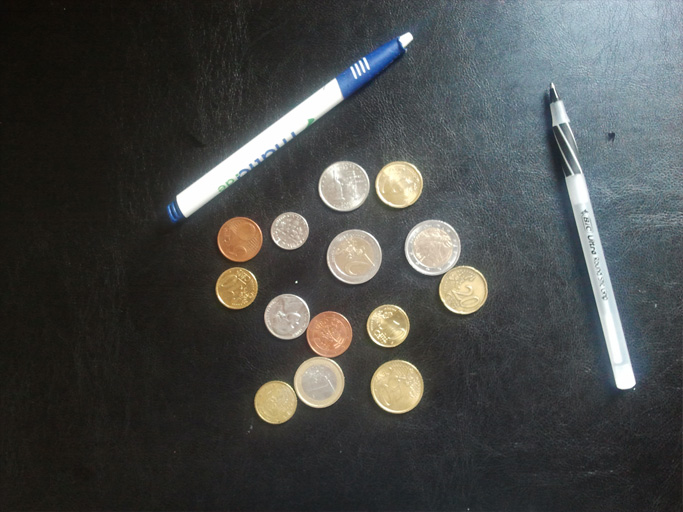
#> input picture omscs/compphotog-6475/assignment5/test_image2.jpg, 683 x 512 px
$ python testing.py
#> lines starting #> are read from the running program, lines starting #| are printed output that depends on the picture; after the words box and inside, x2 and y2 are one past the last pixel; in counts of white or black regions, pixels touching at a corner belong together
### omscs/compphotog-6475/assignment5/assignment5.py
# ASSIGNMENT 5
# Swapnil Ralhan
# GTID - 903049849

import cv2
import numpy as np
import scipy as sp

""" Assignment 5 - Detecting Gradients / Edges

This file has a number of functions that you need to fill out in order to
complete the assignment. Please write the appropriate code, following the
instructions on which functions you may or may not use.

GENERAL RULES:
    1. DO NOT INCLUDE code that saves, shows, displays, writes the image that
    you are being passed in. Do that on your own if you need to save the images
    but the functions should NOT save the image to file. (This is a problem
    for us when grading because running 200 files results a lot of images being
    saved to file and opened in dialogs, which is not ideal). Thanks.

    2. DO NOT import any other libraries aside from the three libraries that we
    provide. You may not import anything else, you should be able to complete
    the assignment with the given libraries (and in most cases without them).

    3. DO NOT change the format of this file. Do not put functions into classes,
    or your own infrastructure. This makes grading very difficult for us. Please
    only write code in the allotted region.
"""

def imageGradientX(image):
    """ This function differentiates an image in the X direction.

    Note: See lectures 02-06 (Differentiating an image in X and Y) for a good
    explanation of how to perform this operation.

    The X direction means that you are subtracting columns:
    der. F(x, y) = F(x+1, y) - F(x, y)

    You should compute the absolute value of the differences in order to avoid
    setting a pixel to a negative value which would not make sense.

    We want you to iterate the image to complete this function. You may NOT use
    any functions that automatically do this for you.

    Args:
        image (numpy.ndarray): A grayscale image represented in a numpy array.

    Returns:
        output (numpy.ndarray): The image gradient in the X direction.
    """
    # WRITE YOUR CODE HERE.
    width, height = image.shape
    output = np.zeros((width, height), dtype=np.uint8)
    ifloat = image.astype(float)
    for y in range(width):
        for x in range(height):
            x2 = min(x + 1, height - 1)
            output[y, x] = np.uint8(abs(ifloat[y, x2] - ifloat[y, x]))
    return output
    # END OF FUNCTION.

def imageGradientY(image):
    """ This function differentiates an image in the Y direction.

    Note: See lectures 02-06 (Differentiating an image in X and Y) for a good
    explanation of how to perform this operation.

    The X direction means that you are subtracting columns:
    der. F(x, y) = F(x, y+1) - F(x, y)

    You should compute the absolute value of the differences in order to avoid
    setting a pixel to a negative value which would not make sense.

    We want you to iterate the image to complete this function. You may NOT use
    any functions that automatically do this for you.

    Args:
        image (numpy.ndarray): A grayscale image represented in a numpy array.

    Returns:
        output (numpy.ndarray): The image gradient in the Y direction.
    """
    # WRITE YOUR CODE HERE.
    width, height = image.shape
    output = np.zeros((width, height), dtype=np.uint8)
    ifloat = image.astype(float)
    for y in range(width):
        for x in range(height):
            y2 = min(y + 1, width - 1)
            output[y, x] = np.uint8(abs(ifloat[y2, x] - ifloat[y, x]))
    return output
    # END OF FUNCTION.

# [37 lines left out: function computeGradient, not called in this run]
    # END OF FUNCTION.

### omscs/compphotog-6475/assignment5/assignment2.py
# ASSIGNMENT 2
# Swapnil Ralhan
# 903049849

import cv2
import numpy as np
import scipy as sp

""" Assignment 2 - Basic Image Input / Output / Simple Functionality

This file has a number of functions that you need to fill out in order to
complete the assignment. Please write the appropriate code, following the
instructions on which functions you may or may not use.
"""

# [33 lines left out: functions numberOfPixels, averagePixel, not called in this run]

def convertToBlackAndWhite(image, threshold=128):
    """ This function converts a grayscale image to black and white.

    Assignment Instructions: Iterate through every pixel in the image. If the
    pixel is strictly greater than 128, set the pixel to 255. Otherwise, set the
    pixel to 0. You are essentially converting the input into a 1-bit image, as
    we discussed in lecture, it is a 2-color image.

    You may NOT use any thresholding functions provided by OpenCV to do this.
    All other functions are fair game.

    Args:
        image (numpy.ndarray): A grayscale image represented in a numpy array.

    Returns:
        numpy.ndarray: The black and white image.
    """
    f = lambda(x): np.uint8(255) if x > threshold else np.uint8(0)
    fv = np.vectorize(f)
    return fv(image)

# [37 lines left out: functions averageTwoImages, flipHorizontal, not called in this run]

### omscs/compphotog-6475/assignment5/testing.py
from assignment5 import computeGradient
from assignment5 import imageGradientX
from assignment5 import imageGradientY
from assignment2 import convertToBlackAndWhite

import cv2
import numpy as np
import time
import math

raw = cv2.imread('test_image2.jpg',0)
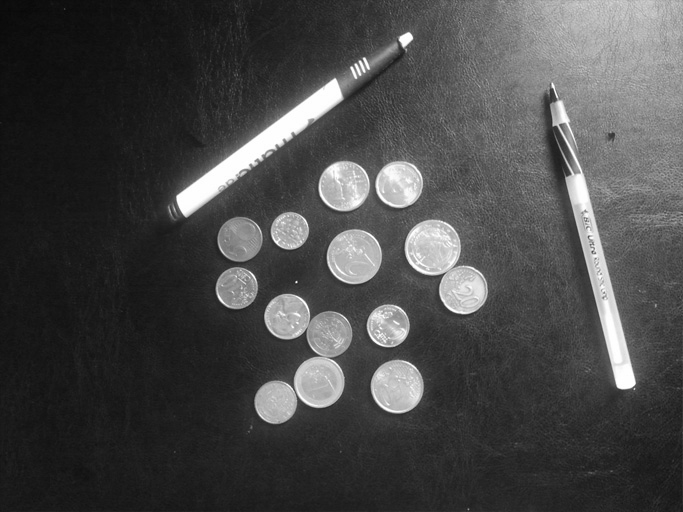
#> raw: shape (512, 683); min 8, max 255, mean 72
img = cv2.GaussianBlur(raw, (3,3), 1)

def prewitt():
    Hx = np.zeros((3,3), dtype=np.int8)
    for y in range(3):
        Hx[y, 0] = -1
        Hx[y, 2] = 1
    return Hx, Hx.transpose()

def sobel():
    Hx = np.zeros((3,3), dtype=np.int8)
    Hx[0,0] = -1
    Hx[1,0] = -2
    Hx[2,0] = -1
    Hx[2,0] = 1
    Hx[2,1] = 2
    Hx[2,2] = 1
    return Hx, Hx.transpose()

def getGradient(Hx, Hy):
    rows, columns = Hx.shape
    G = np.zeros((rows, columns))
    for y in range(rows):
        for x in range(columns):
            G[y,x] = math.sqrt(Hx[y,x]**2 + Hy[y,x]**2)
    G = (G * (255.0/G.max())).astype(np.uint8)
    return G

#cv2.imshow("Prewitt x",convertToBlackAndWhite(computeGradient(img, Hx), threshold=230))
#cv2.imshow("Prewitt y",convertToBlackAndWhite(computeGradient(img, Hy), threshold=230))
Dx = imageGradientX(img)
#> after the loop in imageGradientX, `for y in range(width):`:
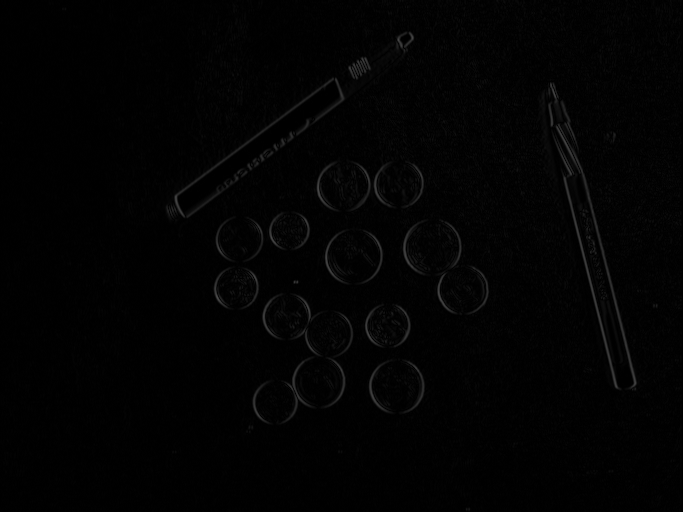
#> output: shape (512, 683); min 0, max 76, mean 2.5
Dy = imageGradientY(img)
Sobx, Soby = sobel()
Prex, Prey = prewitt()

for threshold in [72, 80, 88, 96, 104, 112, 120]:
    cv2.imwrite("diff-%d.png" % threshold,convertToBlackAndWhite(getGradient(Dx, Dy), threshold=threshold))
#> this loop made 7 passes
#> pass 1, `cv2.imwrite("diff-%d.png" % threshold,convertToBlackAndWhite(getGradie..`:
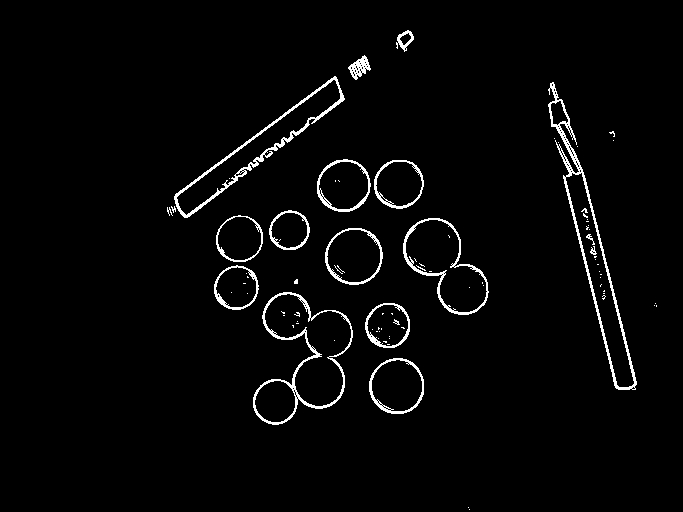
#> saved as diff-72.png: shape (512, 683); 2.7% white in thin lines or dots, all inside (x1, y1, x2, y2) = (167, 30, 657, 510)
#> pass 2, `cv2.imwrite("diff-%d.png" % threshold,convertToBlackAndWhite(getGradie..`:
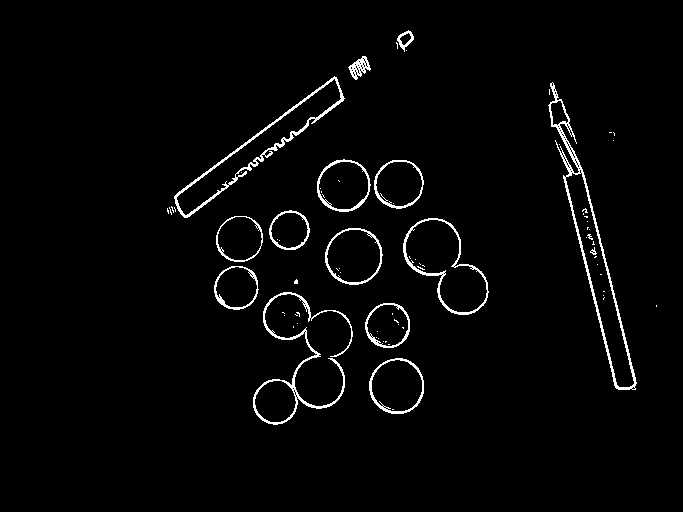
#> saved as diff-80.png: shape (512, 683); 2.5% white in thin lines or dots, all inside (x1, y1, x2, y2) = (167, 30, 657, 425)
while False:
    Sx = computeGradient(img, Sobx)
    Sy = computeGradient(img, Soby)
    cv2.imwrite("sobel-%d.png" % threshold, convertToBlackAndWhite(getGradient(Sx, Sy), threshold=threshold))
    Px = computeGradient(img, Prex)
    Py = computeGradient(img, Prey)
    cv2.imwrite("prewitt-%d.png" % threshold, convertToBlackAndWhite(getGradient(Px, Py), threshold=threshold))

#cv2.imshow("Sobel x",convertToBlackAndWhite(computeGradient(img, Hx), threshold=230))
#cv2.imshow("Sobel y",convertToBlackAndWhite(computeGradient(img, Hy), threshold=230))
#time.sleep(30)

$ run again, with omscs/compphotog-6475/assignment5/test_image.jpg copied over omscs/compphotog-6475/assignment5/test_image2.jpg
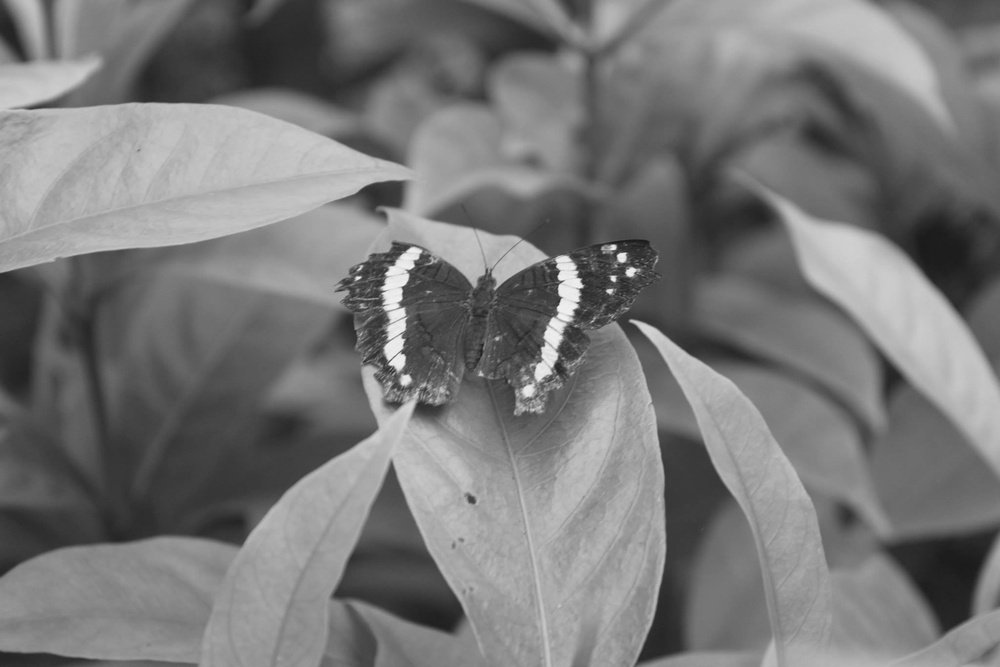
#> input picture omscs/compphotog-6475/assignment5/test_image.jpg, 1000 x 667 px, shrunk from 2048 x 1366 before the run
#> raw is the input picture: shape (667, 1000); min 25, max 245, mean 120.3
#> the loop `for threshold in [72, 80, 88, 96, 104, 112, 120]:` made 7 passes
#> pass 1, `cv2.imwrite("diff-%d.png" % threshold,convertToBlackAndWhite(getGradie..`:
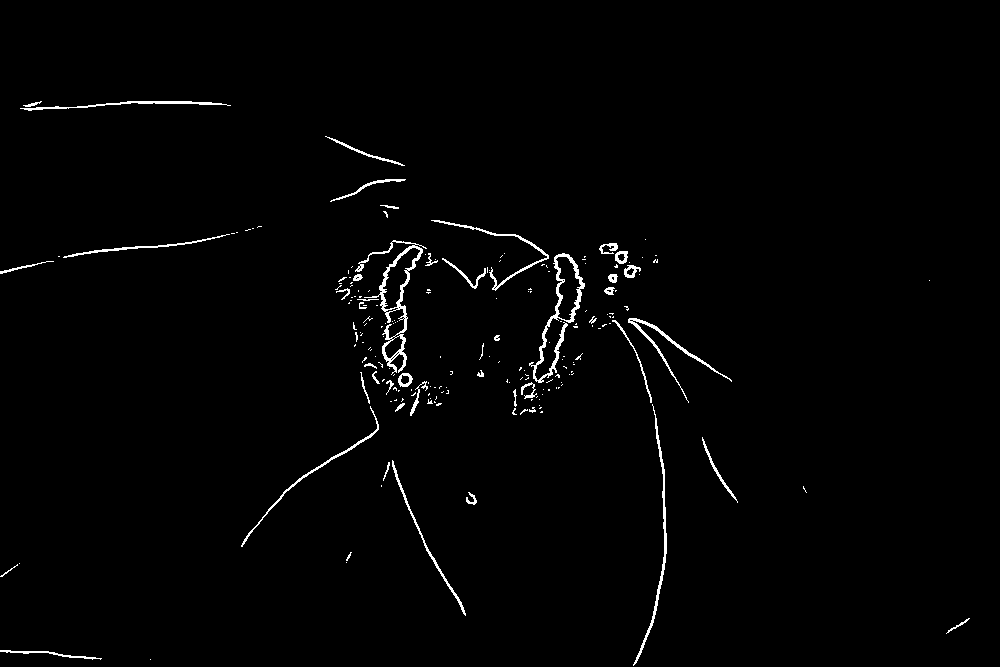
#> saved as diff-72.png: shape (667, 1000); 1.4% white in thin lines or dots, all inside (x1, y1, x2, y2) = (0, 101, 970, 666)
#> pass 2, `cv2.imwrite("diff-%d.png" % threshold,convertToBlackAndWhite(getGradie..`:
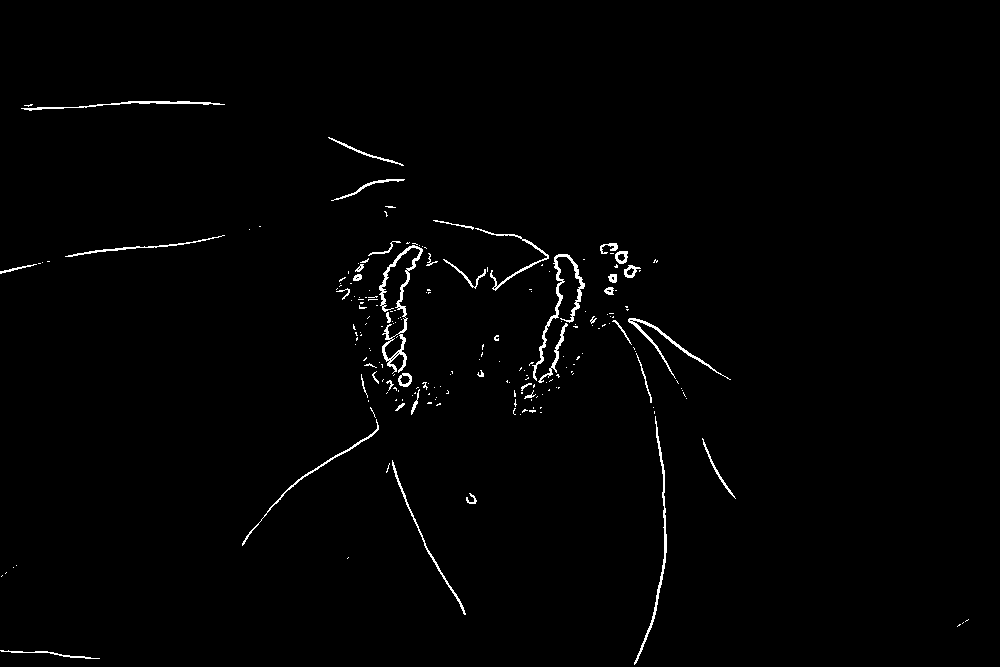
#> saved as diff-80.png: shape (667, 1000); 1.2% white in thin lines or dots, all inside (x1, y1, x2, y2) = (0, 101, 969, 665)
